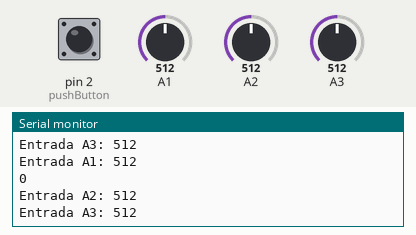
Simulated run of this sketch. Board: Arduino Uno, built with avr-gcc and run on an emulated ATmega328P. On the bench: the last lines printed to the serial monitor. The test bench sets the inputs (shaded band); at power-on: A2 = 512, A3 = 512, pin 2 (pushButton) LOW, A1 = 512.

Above: at 1.2 s.
1.3 s: A2 set to 105
At 2.2 s:
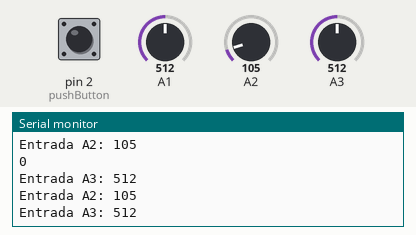
4.3 s: A2 set to 91
At 5.3 s:
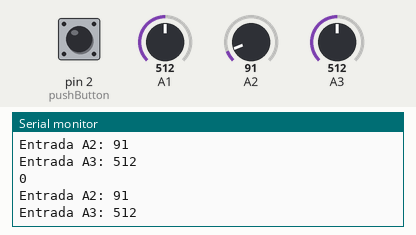
11.8 s: A3 set to 8
At 12.5 s:
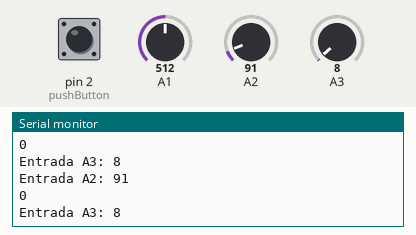
13.3 s: A3 set to 11
At 14.3 s:
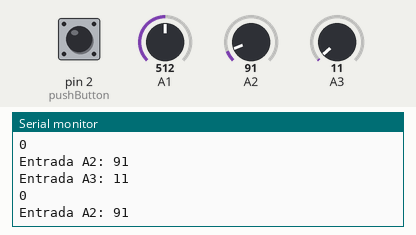
Timing chart, 0 to 16.3 s (numbered marks = the images above; inputs shaded):
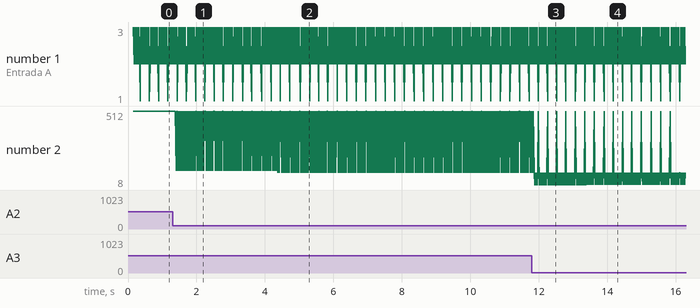

Measured:
- after the input at 1.3 s, the serial monitor: prints a new line after 0.10 s (image 1)
- after the input at 4.3 s, the serial monitor: prints a new line after 0.08 s (image 2)
- after the input at 11.8 s, the serial monitor: prints a new line after 0.08 s (image 3)
- after the input at 13.3 s, the serial monitor: prints a new line after 0.11 s (image 4)
- plotted number 2: 512 → 105 after the input at 1.3 s, 105 → 91 after the input at 4.3 s, 91 → 8 after the input at 11.8 s, 8 → 11 after the input at 13.3 s

The sketch:

AnalogRead_DigitalRead_Parametros.ino
```cpp
#include <Arduino_FreeRTOS.h>
#include <semphr.h>

//tipo de parâmetros
typedef struct {
  const char *pcNomeTask;
  const char *pcTexto;
  int SensorID;
  int TempoDelayTicks;
} AnalogReadParametro_t;


SemaphoreHandle_t xSerialSemaphore;

void TaskDigitalRead( void *pvParameters );
void TaskAnalogReadParam( void *pvParameters );

AnalogReadParametro_t xParams[3], *pxParam = xParams;


void setup() {
  Serial.begin(9600);
  while (!Serial) {
    ;
  }

  if ( xSerialSemaphore == NULL )
  {
    xSerialSemaphore = xSemaphoreCreateMutex();
    if ( ( xSerialSemaphore ) != NULL )
      xSemaphoreGive(( xSerialSemaphore ));
  }

  xTaskCreate( TaskDigitalRead, "DigitalRead", 128, NULL, 2, NULL );

  pxParam->pcNomeTask = "TaskEntradaA1";
  pxParam->pcTexto = "Entrada A1";
  pxParam->SensorID = A1;
  pxParam->TempoDelayTicks = pdMS_TO_TICKS( 250 );
  pxParam++;

  pxParam->pcNomeTask = "TaskEntradaA2";
  pxParam->pcTexto = "Entrada A2";
  pxParam->SensorID = A2;
  pxParam->TempoDelayTicks = 1; // 1 Tick = 15 ms
  pxParam++;

  pxParam->pcNomeTask = "TaskEntradaA3";
  pxParam->pcTexto = "Entrada A3";
  pxParam->SensorID = A3;
  pxParam->TempoDelayTicks = 1; // 1 Tick = 15 ms

  for (pxParam = xParams; pxParam < &xParams[3]; pxParam++)  // for (int i = 0; i < 3; i++)
  {
    Serial.println("\n--------------------------");
    Serial.print("Criando ");
    Serial.println(pxParam->pcNomeTask);
    xTaskCreate( TaskAnalogReadParam, pxParam->pcNomeTask, 128, (void *)pxParam, 2, NULL );
  }

}

void loop() {}

void TaskDigitalRead( void *pvParameters )
{

  uint8_t pushButton = 2;
  pinMode(pushButton, INPUT);

  for (;;)
  {
    int buttonState = digitalRead(pushButton);

    if ( xSemaphoreTake( xSerialSemaphore, ( TickType_t ) 5 ) == pdTRUE )
    {
      Serial.println(buttonState);
      xSemaphoreGive( xSerialSemaphore );
    }
    vTaskDelay(1);
  }
}


void TaskAnalogReadParam( void *pvParameters )
{
  AnalogReadParametro_t *pxParams = (AnalogReadParametro_t *) pvParameters;

  for(;;)
  {
    int sensorValue = analogRead(pxParams->SensorID);
    if ( xSemaphoreTake( xSerialSemaphore, ( TickType_t ) 5 ) == pdTRUE )
    {
      Serial.print(pxParams->pcTexto);
      Serial.print(": ");
      Serial.println(sensorValue);
      xSemaphoreGive( xSerialSemaphore );
    }
    vTaskDelay(pxParams->TempoDelayTicks);
  }
}
```
